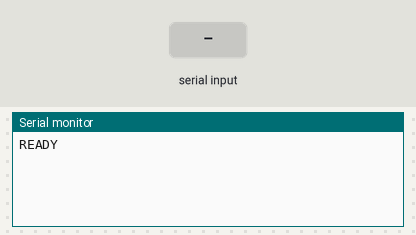
A sketch run on a simulated ESP32. On the bench: the last lines printed to the serial monitor. The test bench sets the inputs (shaded band). Random numbers use the default seed unless the sketch sets one.

Above: at 1.2 s.
1.3 s: "Q\n" received over Serial
At 1.9 s:
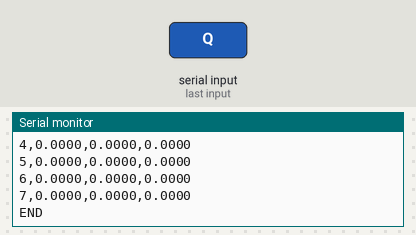
2.8 s: "90,45,200,10\n" received over Serial
At 3.8 s:
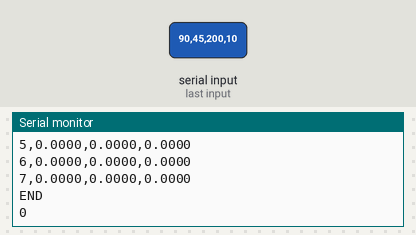
Timing chart, 0 to 5.8 s (numbered marks = the images above; inputs shaded):
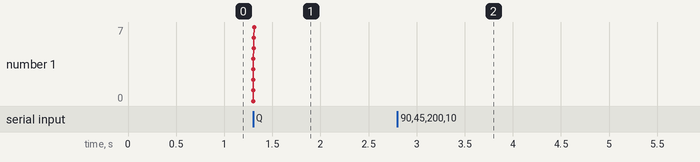

The sketch:

esp32_agent.ino
```cpp
/*
 * esp32_agent.ino - Q-learning line follower agent for ESP32
 * ponytail: minimal protocol, single file, no RTOS, no classes
 *
 * Protocol:
 *   Python -> ESP: "L,M,R,reward\n"   (step data)
 *   ESP -> Python: "action\n"          (0=left, 1=straight, 2=right)
 *   Python -> ESP: "R\n"              (reset episode, decay epsilon)
 *   Python -> ESP: "Q\n"              (dump Q-table)
 *   Python -> ESP: "E<value>\n"       (set epsilon, e.g. "E0" for greedy)
 */

#define N_STATES 8
#define N_ACTIONS 3

float q[N_STATES][N_ACTIONS] = {0};
float alpha   = 0.1;
float g = 0.9;
float epsilon = 1.0;
float eps_min = 0.02;
float eps_decay = 0.99;

int prev_state = -1;
int prev_action = -1;
bool ready_sent = false;


int choose_action(int state) {
  if ((float)random(1000) / 1000.0 < epsilon) {
    return random(N_ACTIONS);
  }
  // Prefer straight when all values are tied: safe default on 101/111.
  int best = 1;
  for (int a = 0; a < N_ACTIONS; a++) {
    if (q[state][a] > q[state][best]) best = a;
  }
  return best;
}


void setup() {
  Serial.begin(115200);
  while (!Serial);
  randomSeed(analogRead(0));
}

void loop() {
  if (!ready_sent) {
    Serial.println("READY");
    ready_sent = true;
  }

  if (!Serial.available()) return;

  String line = Serial.readStringUntil('\n');
  line.trim();
  if (line.length() == 0) return;

  // -- reset episode --
  if (line == "R") {
    if (epsilon > eps_min) epsilon *= eps_decay;
    if (epsilon < eps_min) epsilon = eps_min;
    prev_state = -1;
    prev_action = -1;
    return;
  }

  // -- dump Q-table --
  if (line == "Q") {
    for (int s = 0; s < N_STATES; s++) {
      Serial.print(s);
      for (int a = 0; a < N_ACTIONS; a++) {
        Serial.print(',');
        Serial.print(q[s][a], 4);
      }
      Serial.println();
    }
    Serial.println("END");
    return;
  }

  // -- set epsilon --
  if (line.startsWith("E")) {
    epsilon = line.substring(1).toFloat();
    return;
  }

  // -- normal step: "L,M,R,reward" --
  int c1 = line.indexOf(',');
  int c2 = line.indexOf(',', c1 + 1);
  int c3 = line.indexOf(',', c2 + 1);
  if (c1 < 0 || c2 < 0 || c3 < 0) return;

  int l = line.substring(0, c1).toInt();
  int m = line.substring(c1 + 1, c2).toInt();
  int r = line.substring(c2 + 1, c3).toInt();
  float reward = line.substring(c3 + 1).toFloat();

  int state = (l << 2) | (m << 1) | r;

  // Q-update from previous step
  if (prev_state >= 0) {
    float best_next = q[state][0];
    for (int a = 1; a < N_ACTIONS; a++) {
      if (q[state][a] > best_next) best_next = q[state][a];
    }
    q[prev_state][prev_action] +=
      alpha * (reward + g * best_next - q[prev_state][prev_action]);
  }

  // epsilon-greedy action selection
  int action = choose_action(state);

  Serial.println(action);

  prev_state = state;
  prev_action = action;
}
```

Measured:
- after the input at 1.3 s, the serial monitor: prints a new line at once (image 1)
- after the input at 2.8 s, the serial monitor: prints a new line at once (image 2)
